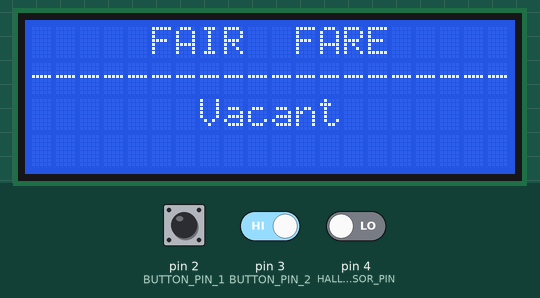
Simulated run of this sketch. Board: Arduino Uno, built with avr-gcc and run on an emulated ATmega328P. On the bench: 20×4 character LCD. The inputs (shaded band) are chosen by the test bench; at power-on: pin 2 (BUTTON_PIN_1) HIGH, pin 4 (HALL_SENSOR_PIN) LOW, pin 3 (BUTTON_PIN_2) HIGH. The modem accepts every AT command (registered, SIM ready, sends succeed) and sends nothing else; what the sketch prints to the serial monitor is not drawn.

Above: at 6.9 s.
7.0 s: pin 2 (BUTTON_PIN_1) pulled LOW for 1 s
At 8.7 s:
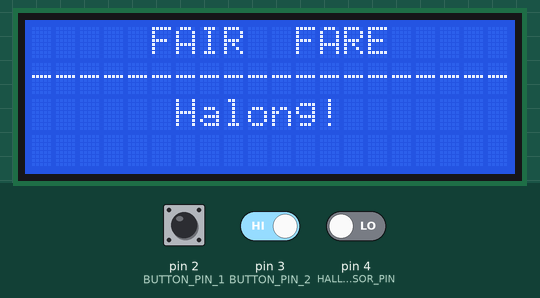
11.0 s: pin 2 (BUTTON_PIN_1) driven LOW and pin 4 (HALL_SENSOR_PIN) driven HIGH
At 13.0 s:
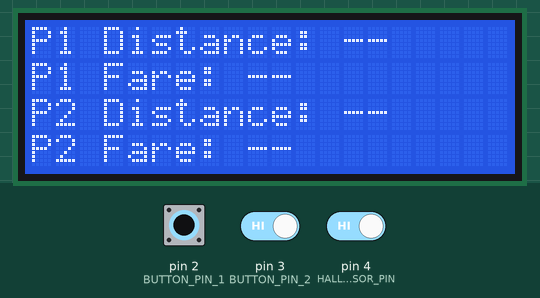
13.3 s: pin 2 (BUTTON_PIN_1) driven HIGH
At 14.7 s:
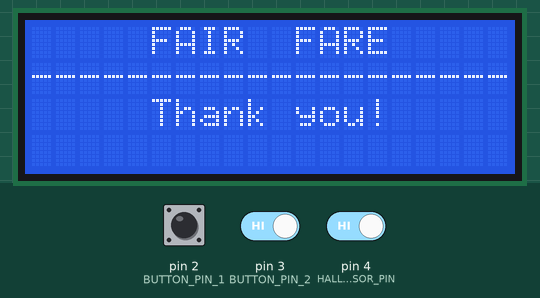
16.3 s: pin 2 (BUTTON_PIN_1) driven LOW
At 18.1 s:
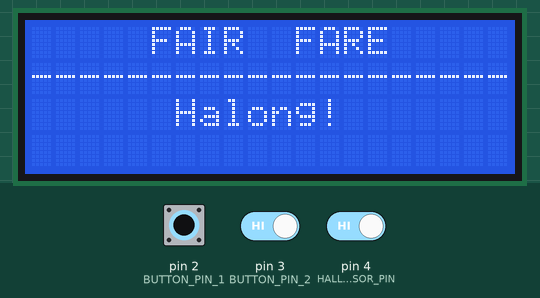
18.6 s: pin 2 (BUTTON_PIN_1) driven HIGH and pin 3 (BUTTON_PIN_2) driven LOW
At 22.2 s:
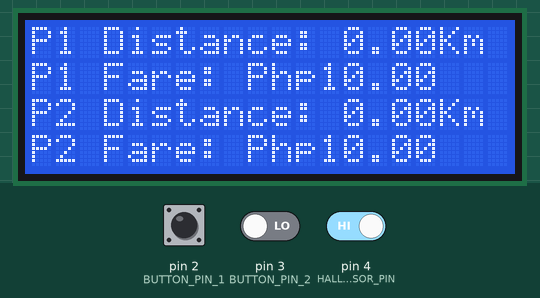
Timing chart, 0 to 22.6 s (numbered marks = the images above; inputs shaded):
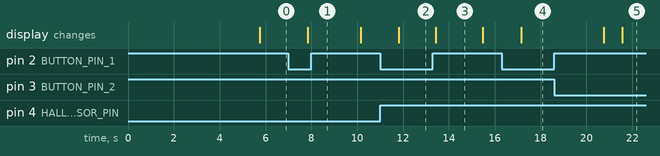

The sketch:

fair-fare.ino
```cpp
#include <LiquidCrystal_I2C.h>
#include <SoftwareSerial.h>
#include <TinyGPS++.h>

LiquidCrystal_I2C lcd(0x27,20,4);

// GPS Pins
const int GPS_RX_PIN = 8;
const int GPS_TX_PIN = 9;

// GSM Pins
const int GSM_RX_PIN = 10;
const int GSM_TX_PIN = 11;

String phone_number = "+639XXXXXXXXX";
String current_phone_number = "+639XXXXXXXXX";

TinyGPSPlus gps;
SoftwareSerial gpsSerial(GPS_RX_PIN, GPS_TX_PIN);
SoftwareSerial SIM900(GSM_RX_PIN, GSM_TX_PIN);

const int BUTTON_PIN_1 = 2;
const int BUTTON_PIN_2 = 3;
const int HALL_SENSOR_PIN = 4;


bool hall_sensor_last_value = false;
long int millis_start = 0;
int button_release_interval = 100;
int long_press_delay = 800;

//FARE
const int min_distance_travelled = 1000; // Meters
const int min_fare = 10;
const float succeeding_meter_rate = 0.008;
const float wheel_circumference = 1.75552;   // Meters

// Passenger 1
bool passenger_1_status = false;
long pulse_count_1 = 0;
float distance_travelled_1 = 0;
float total_fare_1 = 10;
float succeeding_distance_1 = 0;

// Passenger 2
bool passenger_2_status = false;
long pulse_count_2 = 0;
float distance_travelled_2 = 0;
float total_fare_2 = 10;
float succeeding_distance_2 = 0;

void setup() {
  pinMode(BUTTON_PIN_1,INPUT_PULLUP);
  pinMode(BUTTON_PIN_2,INPUT_PULLUP);
  pinMode(HALL_SENSOR_PIN,INPUT);

  Serial.begin(19200);
  lcd.init();
  lcd.backlight();
  lcd_print(5, 0, "FAIR  FARE");
  lcd_print(0, 1, "-------------------");
  lcd_print(3, 2, "Getting  Ready");
  Serial.println("FAIR FARE");
  Serial.println("Getting ready");

  SIM900.begin(115200);
  delay(500);

  Serial.println("Initializing GSM");

  // AT command to set SIM900 to SMS mode
  SIM900.print("AT+CMGF=1\r");
  delay(500);

  if(SIM900.available() > 0) {
    String sms_content = SIM900.readString();
//    Serial.println(sms_content);
  }

  // Set module to send SMS data to serial out upon receipt
  SIM900.print("AT+CNMI=2,2,0,0,0\r");
  delay(500);

  if(SIM900.available() > 0) {
    String sms_content = SIM900.readString();
//    Serial.println(sms_content);
  }

  gpsSerial.begin(9600);
  delay(1000);

  lcd_print(0, 1, "--------------------");
  lcd_print(0, 2, "       Vacant      ");
  Serial.println("FAIR FARE Ready!");
}

void loop() {
//  printDateTime();
  read_sms();
  odometer_loop();
//  read_gps();
}

void read_sms() {
  SIM900.listen();
  if(SIM900.available() > 0) {
    String sms_content = SIM900.readString();
    if (sms_content.length() > 30) {
      read_gps();
      sendSMS();
    }
  }
}

void odometer_loop() {
  if (digitalRead(BUTTON_PIN_1) == LOW) {
    delay(long_press_delay);
    if (digitalRead(BUTTON_PIN_1) == LOW) {
      lcd_print(6, 2, "Halong!");
      lcd_print(0, 3, "");
      while(true) {
        if (digitalRead(BUTTON_PIN_1) == HIGH) {
          delay(2000);
          start_fare_solving();
          break;
        }
      }
    }
  }
}

void start_fare_solving() {
  passenger_1_status = true;
  pulse_count_1 = 0;
  distance_travelled_1 = 0;
  total_fare_1 = 10;
  succeeding_distance_1 = 0;

  pulse_count_2 = 0;
  distance_travelled_2 = 0;
  total_fare_2 = 10;
  succeeding_distance_2 = 0;

  lcd_print(0, 0, "P1 Distance: " + String(distance_travelled_1) + "Km");
  lcd_print(0, 1, "P1 Fare: Php" + String(total_fare_1));
  lcd_print(0, 2, "P2 Distance: --     ");
  lcd_print(0, 3, "P2 Fare: --         ");

  while(true)  {
    int sensor_value = digitalRead(HALL_SENSOR_PIN);
    int break_status = false;

    if(sensor_value == HIGH)  {
      hall_sensor_last_value = false;
    }

    if (hall_sensor_last_value == false)  {
      while (true) {
        sensor_value = digitalRead(HALL_SENSOR_PIN);
        if (sensor_value == LOW) {
          if (passenger_1_status){
            pulse_count_1++;
            calculate_fare_1(pulse_count_1);
            lcd.setCursor(13, 0);
            lcd.print(String(distance_travelled_1) + "Km");
            lcd.setCursor(9, 1);
            lcd.print("Php" + String(total_fare_1));
          } else {
            pulse_count_1 = 0;
            distance_travelled_1 = 0;
            total_fare_1 = 10;
            succeeding_distance_1 = 0;
          }
          if (passenger_2_status){
            pulse_count_2++;
            calculate_fare_2(pulse_count_2);
            lcd.setCursor(13, 2);
            lcd.print(String(distance_travelled_2) + "Km");
            lcd.setCursor(9, 3);
            lcd.print("Php" + String(total_fare_2));
          } else {
            pulse_count_2 = 0;
            distance_travelled_2 = 0;
            total_fare_2 = 10;
            succeeding_distance_2 = 0;
          }

          hall_sensor_last_value = true;
          break;
        }

        if(digitalRead(BUTTON_PIN_1) == LOW)  {
          delay(long_press_delay);
          if (digitalRead(BUTTON_PIN_1) == LOW) {
            if (passenger_1_status) {
              passenger_1_status = false;
              pulse_count_1 = 0;
              distance_travelled_1 = 0;
              total_fare_1 = 10;
              succeeding_distance_1 = 0;
              lcd.setCursor(13, 0);
              lcd.print("--     ");
              lcd.setCursor(9, 1);
              lcd.print("--         ");
            } else {
              passenger_1_status = true;
              lcd.setCursor(13, 0);
              lcd.print(String(distance_travelled_1) + "Km");
              lcd.setCursor(9, 1);
              lcd.print("Php" + String(total_fare_1));
            }
            while(true) {
              if (digitalRead(BUTTON_PIN_1) == HIGH) {
                break;
              }
            }
          }
        }

        if(digitalRead(BUTTON_PIN_2) == LOW)  {
          delay(long_press_delay);
          if (digitalRead(BUTTON_PIN_2) == LOW) {
            if (passenger_2_status) {
              passenger_2_status = false;
              pulse_count_2 = 0;
              distance_travelled_2 = 0;
              total_fare_2 = 10;
              succeeding_distance_2 = 0;
              lcd.setCursor(13, 2);
              lcd.print("--     ");
              lcd.setCursor(9, 3);
              lcd.print("--         ");
            } else {
              passenger_2_status = true;
              lcd.setCursor(13, 2);
              lcd.print(String(distance_travelled_2) + "Km");
              lcd.setCursor(9, 3);
              lcd.print("Php" + String(total_fare_2));
            }
            while(true) {
              if (digitalRead(BUTTON_PIN_2) == HIGH) {
                break;
              }
            }
          }
        }

        if (!passenger_2_status && !passenger_1_status) {
          break_status = true;
          break;
        }
      }
    }

    if (break_status) {
      lcd_print(0, 0, "     FAIR  FARE     ");
      lcd_print(0, 1, "--------------------");
      lcd_print(0, 2, "     Thank you!");
      lcd_print(0, 3, "");
      Serial.println("Thank you!");
      delay(2000);
      lcd_print(0, 2, "       Vacant      ");
      break;
    }
  }
}

void calculate_fare_1(long total_pulse) {
  distance_travelled_1 = (wheel_circumference * total_pulse) / 1000;
  if ((distance_travelled_1 * 1000) > min_distance_travelled) {
    succeeding_distance_1 = (distance_travelled_1 * 1000) - min_distance_travelled;
    total_fare_1 = (succeeding_distance_1 * 0.005) + 10;
  } else {
    total_fare_1 = min_fare;
  }
}

void calculate_fare_2(long total_pulse) {
  distance_travelled_2 = (wheel_circumference * total_pulse) / 1000;
  if ((distance_travelled_2 * 1000) > min_distance_travelled) {
    succeeding_distance_2 = (distance_travelled_2 * 1000) - min_distance_travelled;
    total_fare_2 = (succeeding_distance_2 * 0.005) + 10;
  } else {
    total_fare_2 = min_fare;
  }
}

void lcd_print(int vertical_location, int horizontal_location, String text) {
  lcd.setCursor(0, horizontal_location);
  lcd.print("                    ");
  lcd.setCursor(vertical_location, horizontal_location);
  lcd.print(text);
}

void read_gps() {

  gpsSerial.listen();
  bool break_flag = false;

  while (true) {
    while (gpsSerial.available()) {
      if (gps.encode(gpsSerial.read())) {
        displayGpsInfo();
        break_flag = true;
        break;
      }
    }

    if (break_flag) {
      break;
    }
  }
}

void displayGpsInfo() {
  if (gps.location.isValid()) {
//    Serial.print("Latitude: ");
//    Serial.println(gps.location.lat(), 6);
//    Serial.print("Longitude: ");
//    Serial.println(gps.location.lng(), 6);
  }
  else {
//    Serial.println("Location: Not Available");
  }
}

void sendSMS() {

  Serial.println("Sending location...");

  // AT command to set SIM900 to SMS mode
  SIM900.print("AT+CMGF=1\r");
  delay(100);

  // USE INTERNATIONAL FORMAT CODE FOR MOBILE NUMBERS
  SIM900.println("AT + CMGS = \"" + phone_number + "\"");
  delay(100);

  if (gps.location.isValid()) {
    SIM900.println("Location: http://maps.google.com/maps?q=" + String(gps.location.lat(), 6) + "," + String(gps.location.lng(), 6) + "&ll=" + String(gps.location.lat(), 6) + "," + String(gps.location.lng(), 6) + "&z=17");
  } else {
    SIM900.println("Location: Not available. Please try again later.");
  }

  delay(100);

  // End AT command with a ^Z, ASCII code 26
  SIM900.println((char)26);
  delay(100);
  SIM900.println();

  delay(3000);

  Serial.println("Location Sent");

  // Set module to send SMS data to serial out upon receipt
  SIM900.print("AT+CNMI=2,2,0,0,0\r");
  delay(500);

  delay(2500);
}
```

Measured:
- after the input at 7.0 s, the display: changes after 0.85 s (image 1)
- after the input at 11.0 s, the display: changes after 0.82 s (image 2)
- after the input at 13.3 s, the display: changes after 0.13 s (image 3)
- after the input at 16.3 s, the display: changes after 0.85 s (image 4)
- after the input at 18.6 s, the display: first changes after 2.1 s (image 5 shows a later state)
- what the display in image 3 shows lasts 2.1 s, from 13.4 s to 15.5 s
